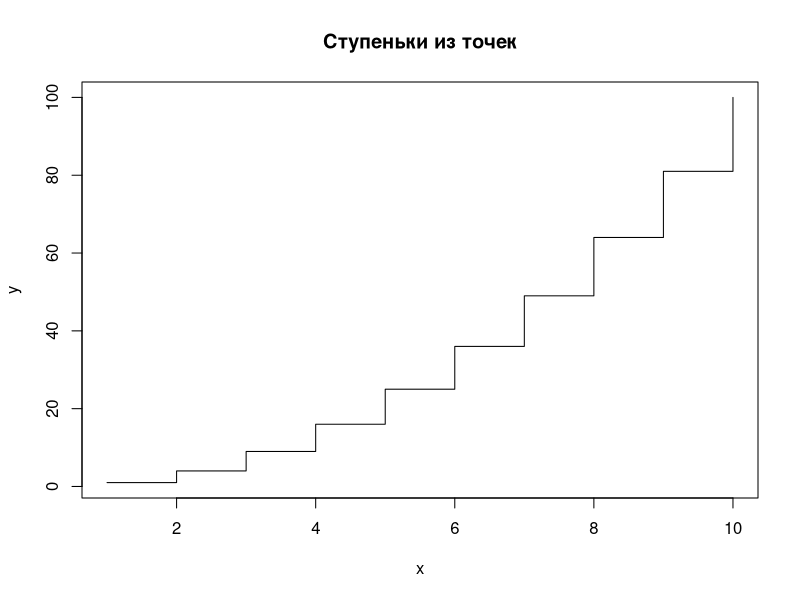
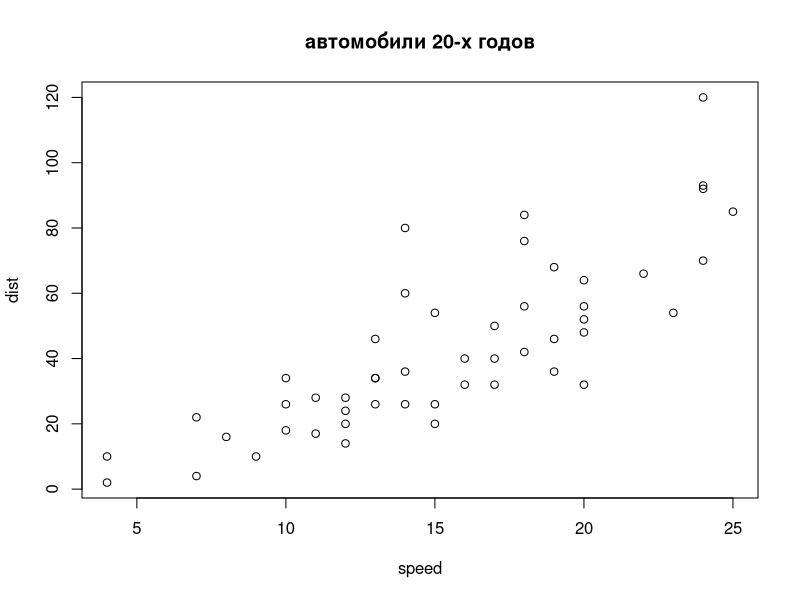
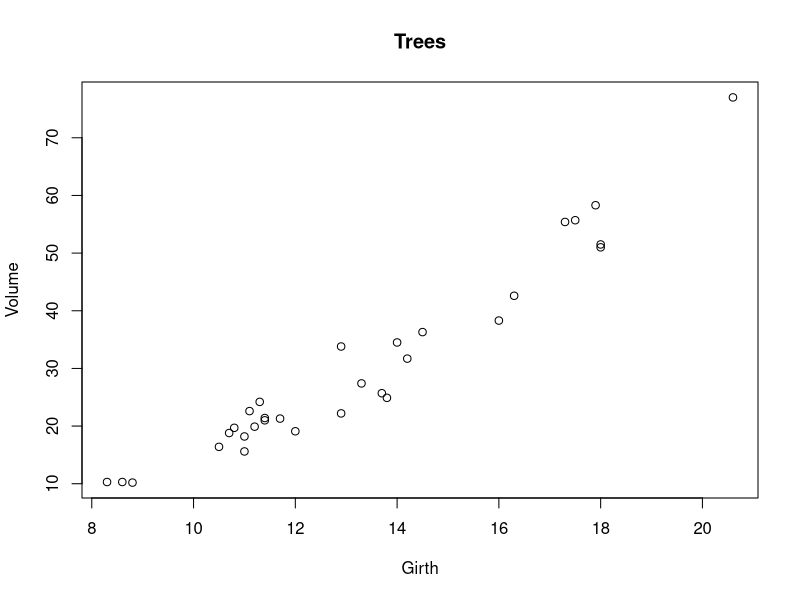
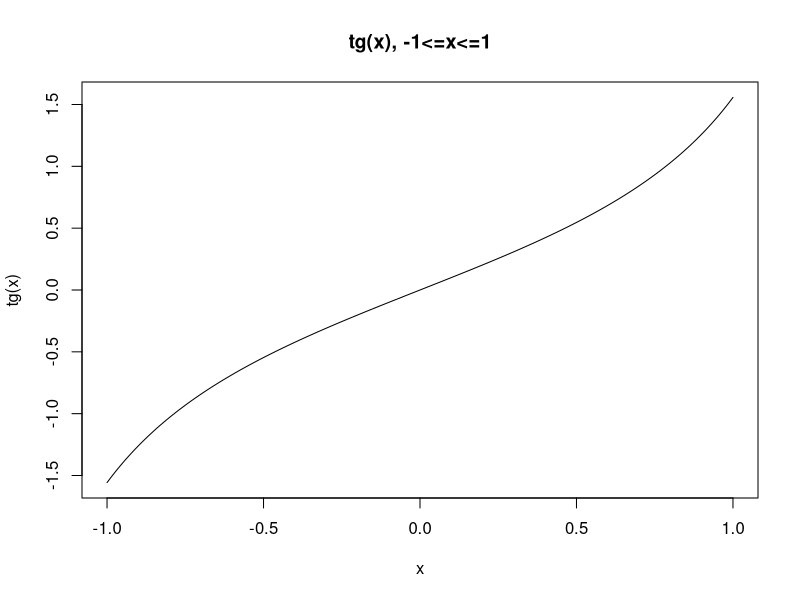
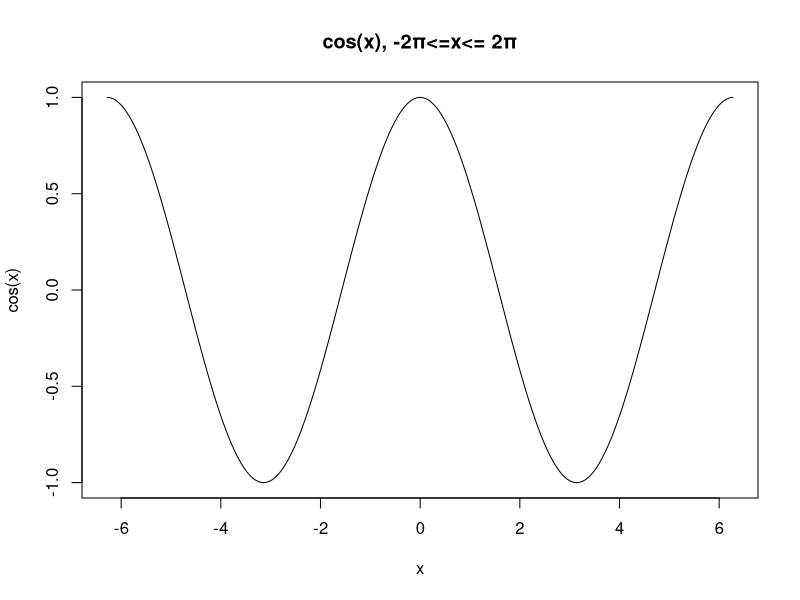
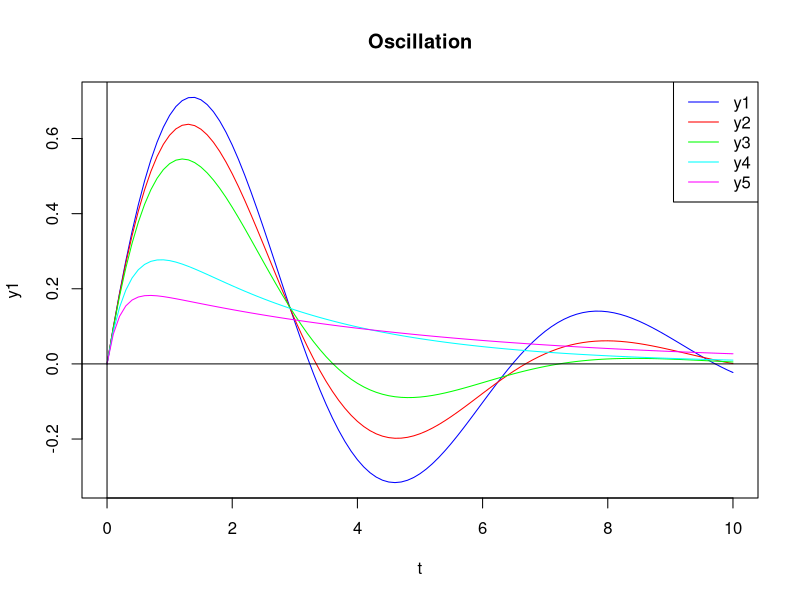
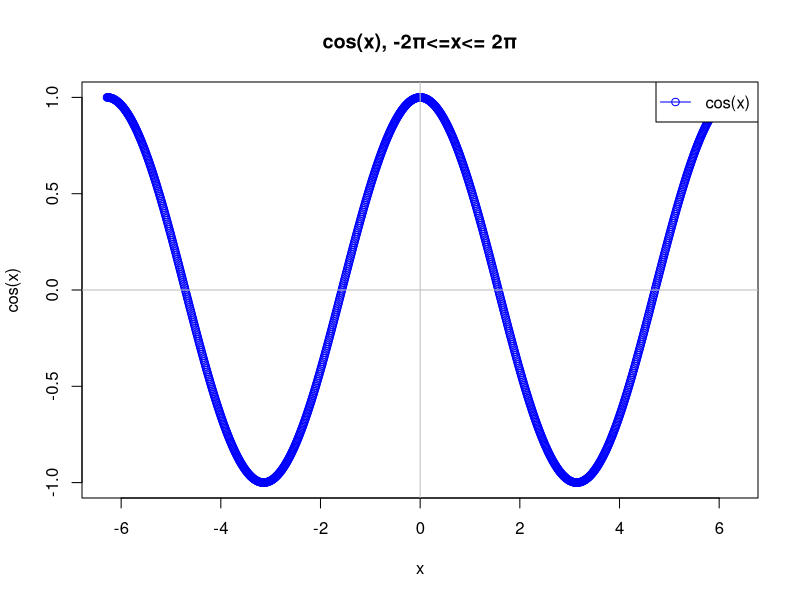

These charts were generated, in order, by the following R code:
if (!dir.exists("out")) dir.create("out")
sink("Дорошенко.out")

# Функция для сохранения текущего графика
save_plot <- function(plot_name) {
  dev.copy(png, filename = paste0("out/", plot_name, ".png"))
  dev.off()
}

# 1a. Ступеньки из точек
x <- 1:10
y <- x^2
plot(x, y, type = "s", main = "Ступеньки из точек")
save_plot("staircase")

# 1b. Автомобили 20-х годов
plot(cars)
title(main="автомобили 20-х годов") 
save_plot("cars")

# 1c. Trees
plot(trees$Girth, trees$Volume, main = "Trees", xlab = "Girth", ylab = "Volume")
save_plot("trees")

# 1d. tg(x), -1<=x<=1
x <- seq(-1, 1, by = 0.01)
y <- tan(x)
plot(x, y, type = "l", main = "tg(x), -1<=x<=1", xlab = "x", ylab = "tg(x)")
save_plot("tan")

# 1e. cos(x), -2π<=x<= 2π
x <- seq(-2*pi, 2*pi, by = 0.01)
y <- cos(x)
plot(x, y, type = "l", main = "cos(x), -2π<=x<= 2π", xlab = "x", ylab = "cos(x)")
save_plot("cos")

# Загрузка данных и создание графика из файла "example of fine plot.txt"
t = seq(0, 10, by = 0.1) 
y1 = 1.03*exp(-0.25*t)*sin(0.97*t) 
y2 = 1.07*exp(-0.35*t)*sin(0.94*t) 
y3 = 1.15*exp(-0.5*t)*sin(0.87*t) 
y4 = 0.45*(exp(-0.38*t) - exp(-2.62*t)) 
y5 = 0.22*(exp(-0.21*t) - exp(-4.80*t)) 
plot(t, y1, type = "n", main = "Oscillation") 
colors = c("blue", "red", "green", "cyan", "magenta") 
lines(t, y1, col = colors[1]) 
lines(t, y2, col = colors[2]) 
lines(t, y3, col = colors[3]) 
lines(t, y4, col = colors[4]) 
lines(t, y5, col = colors[5]) 
legends = paste("y", 1:5, sep = "") # Вектор legends=("y1", "y2", "y3", "y4", "y5")
legend("topright", legends, lty = "solid", col = colors)  # Легенда перемещена в правый верхний угол
abline(h = 0) # Горизонтальная ось 
abline(v = 0) # Вертикальная ось
save_plot("fine_plot")

# 3. Изменить оформление графика cos(x), -2π<=x<= 2π


#interval <- 0.2
#x_points <- seq(-2*pi, 2*pi, by = interval)
#plot(x, y, type = "l", col = "blue", main = "cos(x), -2π<=x<= 2π", xlab = "x", ylab = "cos(x)")
#abline(h = 0, v = 0, col = "grey")
#points(x_points, cos(x_points), type = "p", col = "blue", pch = 1)
#legend("topright", legend = "cos(x)", col = "blue", lty = 1, pch = 1)
#save_plot("cos_modified")


plot(x, y, type = "b", col = "blue", main = "cos(x), -2π<=x<= 2π", xlab = "x", ylab = "cos(x)")
abline(h = 0, v = 0, col = "grey")
legend("topright", legend = "cos(x)", col = "blue", lty = 1, pch = 1)
#Сохраняем график
save_plot("cos_modified")

sink();







